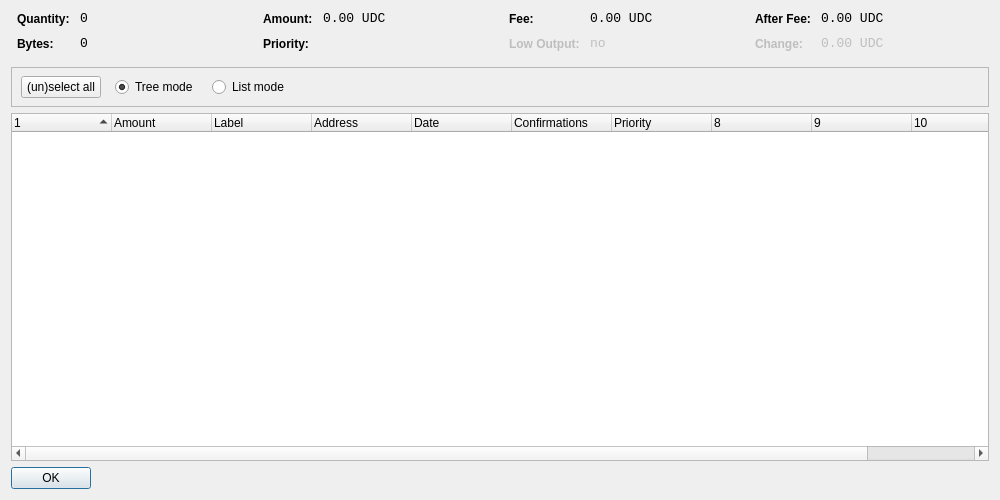
<?xml version="1.0" encoding="UTF-8"?>
<ui version="4.0">
 <class>CoinControlDialog</class>
 <widget class="QDialog" name="CoinControlDialog">
  <property name="geometry">
   <rect>
    <x>0</x>
    <y>0</y>
    <width>1000</width>
    <height>500</height>
   </rect>
  </property>
  <property name="windowTitle">
   <string>Coin Control</string>
  </property>
  <layout class="QVBoxLayout" name="verticalLayout">
   <item>
    <layout class="QHBoxLayout" name="horizontalLayoutTop" stretch="0,0,0,0">
     <property name="topMargin">
      <number>0</number>
     </property>
     <property name="bottomMargin">
      <number>10</number>
     </property>
     <item>
      <layout class="QFormLayout" name="formLayoutCoinControl1">
       <property name="horizontalSpacing">
        <number>10</number>
       </property>
       <property name="verticalSpacing">
        <number>10</number>
       </property>
       <property name="leftMargin">
        <number>6</number>
       </property>
       <property name="rightMargin">
        <number>6</number>
       </property>
       <item row="0" column="0">
        <widget class="QLabel" name="labelCoinControlQuantityText">
         <property name="styleSheet">
          <string notr="true">font-weight:bold;</string>
         </property>
         <property name="text">
          <string>Quantity:</string>
         </property>
        </widget>
       </item>
       <item row="0" column="1">
        <widget class="QLabel" name="labelCoinControlQuantity">
         <property name="font">
          <font>
           <family>Monospace</family>
           <pointsize>10</pointsize>
          </font>
         </property>
         <property name="cursor">
          <cursorShape>IBeamCursor</cursorShape>
         </property>
         <property name="contextMenuPolicy">
          <enum>Qt::ActionsContextMenu</enum>
         </property>
         <property name="text">
          <string notr="true">0</string>
         </property>
         <property name="textInteractionFlags">
          <set>Qt::LinksAccessibleByMouse|Qt::TextSelectableByKeyboard|Qt::TextSelectableByMouse</set>
         </property>
        </widget>
       </item>
       <item row="1" column="0">
        <widget class="QLabel" name="labelCoinControlBytesText">
         <property name="styleSheet">
          <string notr="true">font-weight:bold;</string>
         </property>
         <property name="text">
          <string>Bytes:</string>
         </property>
        </widget>
       </item>
       <item row="1" column="1">
        <widget class="QLabel" name="labelCoinControlBytes">
         <property name="font">
          <font>
           <family>Monospace</family>
           <pointsize>10</pointsize>
          </font>
         </property>
         <property name="cursor">
          <cursorShape>IBeamCursor</cursorShape>
         </property>
         <property name="contextMenuPolicy">
          <enum>Qt::ActionsContextMenu</enum>
         </property>
         <property name="text">
          <string notr="true">0</string>
         </property>
         <property name="textInteractionFlags">
          <set>Qt::LinksAccessibleByMouse|Qt::TextSelectableByKeyboard|Qt::TextSelectableByMouse</set>
         </property>
        </widget>
       </item>
      </layout>
     </item>
     <item>
      <layout class="QFormLayout" name="formLayoutCoinControl2">
       <property name="horizontalSpacing">
        <number>10</number>
       </property>
       <property name="verticalSpacing">
        <number>10</number>
       </property>
       <property name="leftMargin">
        <number>6</number>
       </property>
       <property name="rightMargin">
        <number>6</number>
       </property>
       <item row="0" column="0">
        <widget class="QLabel" name="labelCoinControlAmountText">
         <property name="styleSheet">
          <string notr="true">font-weight:bold;</string>
         </property>
         <property name="text">
          <string>Amount:</string>
         </property>
        </widget>
       </item>
       <item row="0" column="1">
        <widget class="QLabel" name="labelCoinControlAmount">
         <property name="font">
          <font>
           <family>Monospace</family>
           <pointsize>10</pointsize>
          </font>
         </property>
         <property name="cursor">
          <cursorShape>IBeamCursor</cursorShape>
         </property>
         <property name="contextMenuPolicy">
          <enum>Qt::ActionsContextMenu</enum>
         </property>
         <property name="text">
          <string notr="true">0.00 UDC</string>
         </property>
         <property name="textInteractionFlags">
          <set>Qt::LinksAccessibleByMouse|Qt::TextSelectableByKeyboard|Qt::TextSelectableByMouse</set>
         </property>
        </widget>
       </item>
       <item row="1" column="0">
        <widget class="QLabel" name="labelCoinControlPriorityText">
         <property name="styleSheet">
          <string notr="true">font-weight:bold;</string>
         </property>
         <property name="text">
          <string>Priority:</string>
         </property>
        </widget>
       </item>
       <item row="1" column="1">
        <widget class="QLabel" name="labelCoinControlPriority">
         <property name="font">
          <font>
           <family>Monospace</family>
           <pointsize>10</pointsize>
          </font>
         </property>
         <property name="cursor">
          <cursorShape>IBeamCursor</cursorShape>
         </property>
         <property name="contextMenuPolicy">
          <enum>Qt::ActionsContextMenu</enum>
         </property>
         <property name="text">
          <string/>
         </property>
         <property name="textInteractionFlags">
          <set>Qt::LinksAccessibleByMouse|Qt::TextSelectableByKeyboard|Qt::TextSelectableByMouse</set>
         </property>
        </widget>
       </item>
      </layout>
     </item>
     <item>
      <layout class="QFormLayout" name="formLayoutCoinControl3">
       <property name="horizontalSpacing">
        <number>10</number>
       </property>
       <property name="verticalSpacing">
        <number>10</number>
       </property>
       <property name="leftMargin">
        <number>6</number>
       </property>
       <property name="rightMargin">
        <number>6</number>
       </property>
       <item row="0" column="0">
        <widget class="QLabel" name="labelCoinControlFeeText">
         <property name="styleSheet">
          <string notr="true">font-weight:bold;</string>
         </property>
         <property name="text">
          <string>Fee:</string>
         </property>
        </widget>
       </item>
       <item row="0" column="1">
        <widget class="QLabel" name="labelCoinControlFee">
         <property name="font">
          <font>
           <family>Monospace</family>
           <pointsize>10</pointsize>
          </font>
         </property>
         <property name="cursor">
          <cursorShape>IBeamCursor</cursorShape>
         </property>
         <property name="contextMenuPolicy">
          <enum>Qt::ActionsContextMenu</enum>
         </property>
         <property name="text">
          <string notr="true">0.00 UDC</string>
         </property>
         <property name="textInteractionFlags">
          <set>Qt::LinksAccessibleByMouse|Qt::TextSelectableByKeyboard|Qt::TextSelectableByMouse</set>
         </property>
        </widget>
       </item>
       <item row="1" column="0">
        <widget class="QLabel" name="labelCoinControlLowOutputText">
         <property name="enabled">
          <bool>false</bool>
         </property>
         <property name="styleSheet">
          <string notr="true">font-weight:bold;</string>
         </property>
         <property name="text">
          <string>Low Output:</string>
         </property>
        </widget>
       </item>
       <item row="1" column="1">
        <widget class="QLabel" name="labelCoinControlLowOutput">
         <property name="enabled">
          <bool>false</bool>
         </property>
         <property name="font">
          <font>
           <family>Monospace</family>
           <pointsize>10</pointsize>
          </font>
         </property>
         <property name="cursor">
          <cursorShape>IBeamCursor</cursorShape>
         </property>
         <property name="contextMenuPolicy">
          <enum>Qt::ActionsContextMenu</enum>
         </property>
         <property name="text">
          <string notr="true">no</string>
         </property>
         <property name="textInteractionFlags">
          <set>Qt::LinksAccessibleByMouse|Qt::TextSelectableByKeyboard|Qt::TextSelectableByMouse</set>
         </property>
        </widget>
       </item>
      </layout>
     </item>
     <item>
      <layout class="QFormLayout" name="formLayoutCoinControl4">
       <property name="horizontalSpacing">
        <number>10</number>
       </property>
       <property name="verticalSpacing">
        <number>10</number>
       </property>
       <property name="leftMargin">
        <number>6</number>
       </property>
       <property name="rightMargin">
        <number>6</number>
       </property>
       <item row="0" column="0">
        <widget class="QLabel" name="labelCoinControlAfterFeeText">
         <property name="styleSheet">
          <string notr="true">font-weight:bold;</string>
         </property>
         <property name="text">
          <string>After Fee:</string>
         </property>
        </widget>
       </item>
       <item row="0" column="1">
        <widget class="QLabel" name="labelCoinControlAfterFee">
         <property name="font">
          <font>
           <family>Monospace</family>
           <pointsize>10</pointsize>
          </font>
         </property>
         <property name="cursor">
          <cursorShape>IBeamCursor</cursorShape>
         </property>
         <property name="contextMenuPolicy">
          <enum>Qt::ActionsContextMenu</enum>
         </property>
         <property name="text">
          <string notr="true">0.00 UDC</string>
         </property>
         <property name="textInteractionFlags">
          <set>Qt::LinksAccessibleByMouse|Qt::TextSelectableByKeyboard|Qt::TextSelectableByMouse</set>
         </property>
        </widget>
       </item>
       <item row="1" column="0">
        <widget class="QLabel" name="labelCoinControlChangeText">
         <property name="enabled">
          <bool>false</bool>
         </property>
         <property name="styleSheet">
          <string notr="true">font-weight:bold;</string>
         </property>
         <property name="text">
          <string>Change:</string>
         </property>
        </widget>
       </item>
       <item row="1" column="1">
        <widget class="QLabel" name="labelCoinControlChange">
         <property name="enabled">
          <bool>false</bool>
         </property>
         <property name="font">
          <font>
           <family>Monospace</family>
           <pointsize>10</pointsize>
          </font>
         </property>
         <property name="cursor">
          <cursorShape>IBeamCursor</cursorShape>
         </property>
         <property name="contextMenuPolicy">
          <enum>Qt::ActionsContextMenu</enum>
         </property>
         <property name="text">
          <string notr="true">0.00 UDC</string>
         </property>
         <property name="textInteractionFlags">
          <set>Qt::LinksAccessibleByMouse|Qt::TextSelectableByKeyboard|Qt::TextSelectableByMouse</set>
         </property>
        </widget>
       </item>
      </layout>
     </item>
    </layout>
   </item>
   <item>
    <widget class="QFrame" name="frame">
     <property name="minimumSize">
      <size>
       <width>0</width>
       <height>40</height>
      </size>
     </property>
     <property name="frameShape">
      <enum>QFrame::StyledPanel</enum>
     </property>
     <property name="frameShadow">
      <enum>QFrame::Sunken</enum>
     </property>
     <widget class="QWidget" name="horizontalLayoutWidget">
      <property name="geometry">
       <rect>
        <x>10</x>
        <y>0</y>
        <width>781</width>
        <height>41</height>
       </rect>
      </property>
      <layout class="QHBoxLayout" name="horizontalLayoutPanel" stretch="0,0,0,0,0">
       <property name="spacing">
        <number>14</number>
       </property>
       <item>
        <widget class="QPushButton" name="pushButtonSelectAll">
         <property name="sizePolicy">
          <sizepolicy hsizetype="Maximum" vsizetype="Fixed">
           <horstretch>0</horstretch>
           <verstretch>0</verstretch>
          </sizepolicy>
         </property>
         <property name="text">
          <string>(un)select all</string>
         </property>
        </widget>
       </item>
       <item>
        <widget class="QRadioButton" name="radioTreeMode">
         <property name="sizePolicy">
          <sizepolicy hsizetype="Maximum" vsizetype="Fixed">
           <horstretch>0</horstretch>
           <verstretch>0</verstretch>
          </sizepolicy>
         </property>
         <property name="text">
          <string>Tree mode</string>
         </property>
         <property name="checked">
          <bool>true</bool>
         </property>
        </widget>
       </item>
       <item>
        <widget class="QRadioButton" name="radioListMode">
         <property name="sizePolicy">
          <sizepolicy hsizetype="Maximum" vsizetype="Fixed">
           <horstretch>0</horstretch>
           <verstretch>0</verstretch>
          </sizepolicy>
         </property>
         <property name="text">
          <string>List mode</string>
         </property>
        </widget>
       </item>
       <item>
        <spacer name="horizontalSpacer">
         <property name="orientation">
          <enum>Qt::Horizontal</enum>
         </property>
         <property name="sizeHint" stdset="0">
          <size>
           <width>40</width>
           <height>20</height>
          </size>
         </property>
        </spacer>
       </item>
      </layout>
     </widget>
    </widget>
   </item>
   <item>
    <widget class="CoinControlTreeWidget" name="treeWidget">
     <property name="contextMenuPolicy">
      <enum>Qt::CustomContextMenu</enum>
     </property>
     <property name="sortingEnabled">
      <bool>false</bool>
     </property>
     <property name="columnCount">
      <number>11</number>
     </property>
     <attribute name="headerShowSortIndicator" stdset="0">
      <bool>true</bool>
     </attribute>
     <attribute name="headerStretchLastSection">
      <bool>false</bool>
     </attribute>
     <column>
      <property name="text">
       <string/>
      </property>
     </column>
     <column>
      <property name="text">
       <string>Amount</string>
      </property>
     </column>
     <column>
      <property name="text">
       <string>Label</string>
      </property>
     </column>
     <column>
      <property name="text">
       <string>Address</string>
      </property>
     </column>
     <column>
      <property name="text">
       <string>Date</string>
      </property>
     </column>
     <column>
      <property name="text">
       <string>Confirmations</string>
      </property>
      <property name="toolTip">
       <string>Confirmed</string>
      </property>
     </column>
     <column>
      <property name="text">
       <string>Priority</string>
      </property>
     </column>
     <column>
      <property name="text">
       <string/>
      </property>
     </column>
     <column>
      <property name="text">
       <string/>
      </property>
     </column>
     <column>
      <property name="text">
       <string/>
      </property>
     </column>
     <column>
      <property name="text">
       <string/>
      </property>
     </column>
    </widget>
   </item>
   <item>
    <widget class="QDialogButtonBox" name="buttonBox">
     <property name="sizePolicy">
      <sizepolicy hsizetype="Maximum" vsizetype="Fixed">
       <horstretch>0</horstretch>
       <verstretch>0</verstretch>
      </sizepolicy>
     </property>
     <property name="orientation">
      <enum>Qt::Horizontal</enum>
     </property>
     <property name="standardButtons">
      <set>QDialogButtonBox::Ok</set>
     </property>
    </widget>
   </item>
  </layout>
 </widget>
 <customwidgets>
  <customwidget>
   <class>CoinControlTreeWidget</class>
   <extends>QTreeWidget</extends>
   <header>coincontroltreewidget.h</header>
  </customwidget>
 </customwidgets>
 <resources/>
 <connections/>
</ui>
